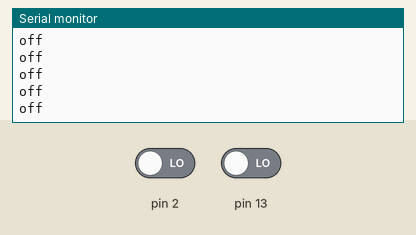
This sketch was run on a simulated Arduino Uno, built with avr-gcc and run on an emulated ATmega328P. Parts: the last lines printed to the serial monitor. The test bench sets the inputs (shaded band); at power-on: pin 2 LOW, pin 13 LOW.

Above: at 1.2 s.
1.3 s: pin 2 driven HIGH
At 2.2 s:
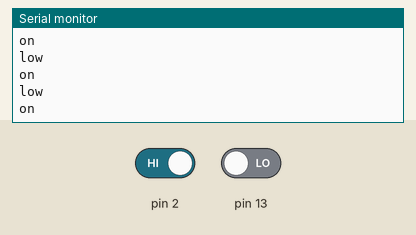
2.8 s: pin 13 driven HIGH
At 3.9 s:
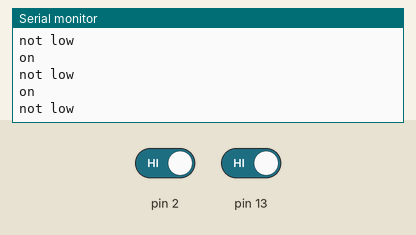

The sketch:

button_testing.ino
```cpp
void setup() {
  Serial.begin(9600);
  pinMode(2 , INPUT);
  pinMode(13 , INPUT);

}

void loop() {
  if(digitalRead(2) != LOW){
    Serial.println("on");
    if(digitalRead(13) != LOW){
      Serial.println("not low");
    }
    if(digitalRead(13) == LOW){
       Serial.println("low");
    }
  }
  else if(digitalRead(2)== LOW){
    Serial.println("off");
    delay(100);
  }
}
```

Measured:
- after the input at 1.3 s, the serial monitor: prints a new line at once (image 1)
- after the input at 2.8 s, the serial monitor: prints a new line after 0.07 s (image 2)
